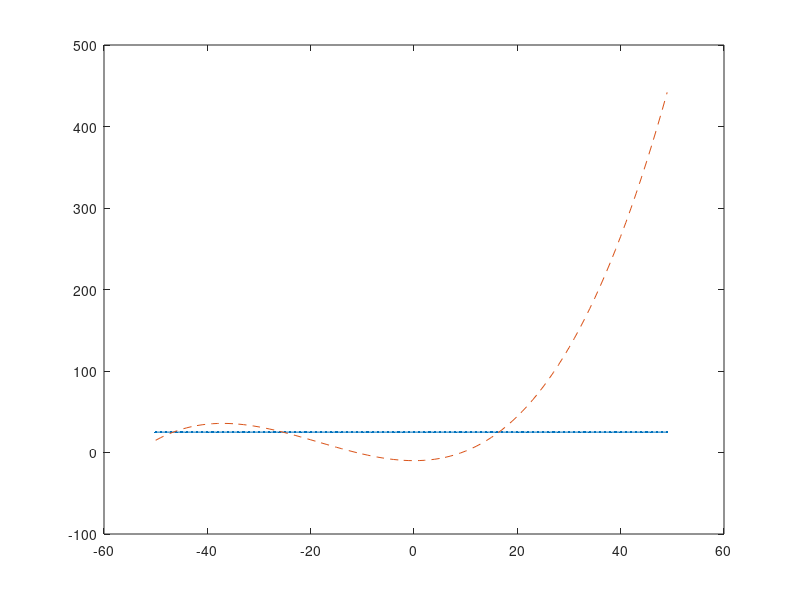

Write MATLAB code to recreate this figure. (Note: this script raises an error after producing the figure.)
%% Prüfung 1
%% Aufgabe 1:
% 1) Erzeugen Sie einen Vektor mit 100 Elementen mit den Werten [-50, -49 bis 
% 49] und dem Namen x.

x = linspace(-50,49,100);
%% 
% 2) Erzeugen Sie einen Vektor mit 100 Elementen, welche alle den Wert 25 haben. 
% Der Vektor soll den Namen y1 erhalten.

y1 = ones(1,100).*25;
%% 
% 3) Erzeugen Sie einen Vektor mit 100 Elementen. Der Vector soll den Namen 
% y2 erhalten. Der Wert des i-ten Elementes von y2 soll sein: y(i) = 0.0018*x(i)^3 
% + 0.1*x(i)^2 - 10.

y2 = 0.0018.*x.^3 + 0.1.*x.^2- 10;
%% 
% 4) Erzeugen Sie ein Diagramm, welches die Variablen y1 und y2 als Funktionen 
% von x darstellt. (x-Achse = Variable x, y Achse = variablen y1 und y2, Wählen 
% Sie für y1 und y2 unterschiedliche "Linestyles".

plot( x,y1,".-");
hold on;
plot( x, y2,"--")
hold off;
%% 
% 5) Zeichnen Sie eine vertikale und horizontale Linie durch den Ursprung (x= 
% 0 und y = 0) ; (Matlab Funktionen xline(0) und yline(0)).

xline(0);
yline(0);
%% Aufgabe 2:
% 1) Erzeugen Sie eine Matrize m mit 100 Zeilen und 100 Spalten. Die Werte der 
% Matrize sollen zufällig zwischen 0 und 1 liegen.

hold off;
% definition of variable m.
m = rand(100);
%% 
% 2) Erstellen Sie einen Vektor v mit 100 Elementen.

% definition of variable v.
v = zeros(1,100);
%% 
% 3) Initialisieren Sie die Elemente des Vektors v mit dem Durchschnitt der 
% Spalten von m (in der for Schleife). Verwenden Sie die Funktion mean(spalte).

% initialisation of values of v.
for i = 1:100
    column = m(:, i);
    v(i) = mean(column);
end
%% 
% 4) Erstellen Sie ein Histogramm  der ersten Spalte der Matize m.

% histogram of col 1 of m.
histogram(m(:,1));
hold on;
%% 
% 5) Erstellen Sie in demselben Diagramm ein Histogramm des Vektor v.

% histogram of v.
histogram(v);
hold off;
%% 
% 6) Geben Sie dem Diagramm einen Titel.

% caption and labels of diagram.
title("Von Uniform zu Normalverteilung");
%% 
% 7) Beschriften Sie die zwei dargestellten Datenelemente in einer Legende.

legend("uniform distriubtion - 100 sampels", ...
       "mean of uniform sampels");